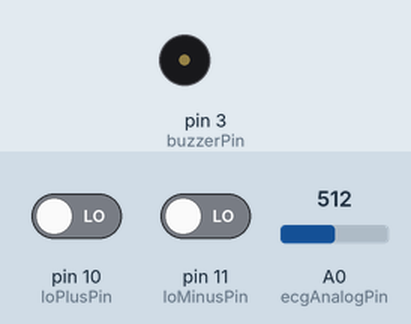
A sketch run on a simulated Arduino Uno, built with avr-gcc and run on an emulated ATmega328P. On the bench: buzzer (waves = sounding, pin HIGH). The inputs (shaded band) are chosen by the test bench; at power-on: A0 (ecgAnalogPin) = 512, pin 10 (loPlusPin) LOW, pin 11 (loMinusPin) LOW. What the sketch prints to the serial monitor is not drawn.

Above: at 4.2 s.
4.3 s: A0 (ecgAnalogPin) set to 110
7.3 s: A0 (ecgAnalogPin) set to 89
Timing chart, 0 to 16.3 s (numbered marks = the images above; inputs shaded):
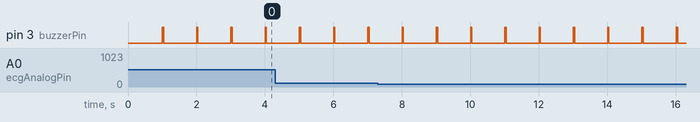

The sketch:

basic-monitor.ino
```cpp
const int loPlusPin = 10;
const int loMinusPin = 11;
const int ecgAnalogPin = A0;
const int buzzerPin = 3;

// Signal tracking variables
int maxSignal = 0;
int minSignal = 1023;
int adaptiveThreshold = 600;
bool isPeakHandled = false;

// Time tracking
unsigned long lastBeatTime = 0;
unsigned long lastBuzzerTime = 0;
unsigned long lastWindowReset = 0;

// BPM Calculation
int accurateBPM = 72;
const int numReads = 6;
int bpmArray[numReads] = {72, 72, 72, 72, 72, 72};
int bpmIndex = 0;

void setup() {
  Serial.begin(9600);
  pinMode(loPlusPin, INPUT);
  pinMode(loMinusPin, INPUT);
  pinMode(buzzerPin, OUTPUT);
  digitalWrite(buzzerPin, LOW);
}

void loop() {
  unsigned long currentTime = millis();

  // 1. Constant 1-Second Metronome Beep (Independent)
  if (currentTime - lastBuzzerTime >= 1000) {
    digitalWrite(buzzerPin, HIGH);
    delay(40);
    digitalWrite(buzzerPin, LOW);
    lastBuzzerTime = currentTime;
  }

  // 2. Lead-Off Check
  if ((digitalRead(loPlusPin) == 1) || (digitalRead(loMinusPin) == 1)) {
    return;
  }

  int ecgValue = analogRead(ecgAnalogPin);

  // 3. Track Max/Min points dynamically to map the true shape of your wave
  if (ecgValue > maxSignal) maxSignal = ecgValue;
  if (ecgValue < minSignal) minSignal = ecgValue;

  // Readjust adaptive limits every 2 seconds to handle shifting baselines
  if (currentTime - lastWindowReset > 2000) {
    int pkToPk = maxSignal - minSignal;
    if (pkToPk > 40) {
      adaptiveThreshold = minSignal + (pkToPk * 0.70); // Set trigger line at 70% height of your actual wave
    }
    maxSignal = ecgValue;
    minSignal = ecgValue;
    lastWindowReset = currentTime;
  }

  // 4. Solid Trigger Logic with a 500ms Lockout Window
  if (ecgValue > adaptiveThreshold) {
    // Only register a beat if at least 500ms has passed since the last one
    if (!isPeakHandled && (currentTime - lastBeatTime > 500)) {
      unsigned long timeBetweenBeats = currentTime - lastBeatTime;
      lastBeatTime = currentTime;

      int rawBPM = 60000 / timeBetweenBeats;

      // Restrict calculations to physically possible resting rates (45 to 130 BPM)
      if (rawBPM >= 45 && rawBPM <= 130) {
        bpmArray[bpmIndex] = rawBPM;
        bpmIndex = (bpmIndex + 1) % numReads;

        // Calculate a strict average
        long sum = 0;
        for (int i = 0; i < numReads; i++) {
          sum += bpmArray[i];
        }
        accurateBPM = sum / numReads;
      }
      isPeakHandled = true;
    }
  } else if (ecgValue < (adaptiveThreshold - 25)) {
    isPeakHandled = false; // Reset trigger state only when signal safely drops
  }

  // 5. Output Data
  if (currentTime % 40 == 0) {
    Serial.print("Raw_ECG:");
    Serial.print(ecgValue);
    Serial.print("\tTrigger_Line:");
    Serial.print(adaptiveThreshold);
    Serial.print("\tAccurate_BPM:");
    Serial.println(accurateBPM);
  }

  delay(2);
}
```

Measured:
- by itself, pin 3 (buzzerPin): alternates HIGH for 0.04 s and LOW for 0.96 s
